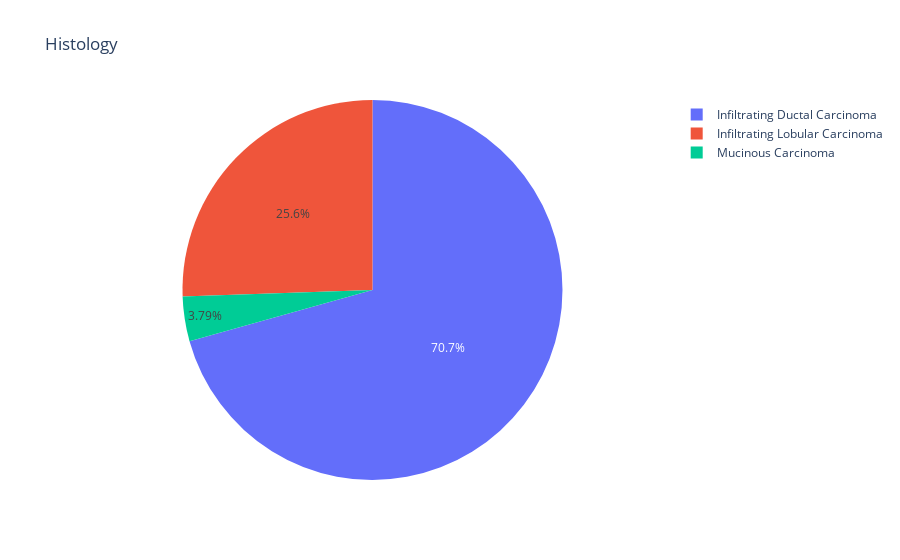

Write notebook code for a chart like this one.
### Markdown cell above
### Check the histology of the cancer cells

### Code cell
histology = df['Histology'].value_counts()

figure = px.pie(values=histology.values, names=histology.index, title='Histology')

figure.show()
histology

### Figure 1 — Plotly figure (JSON) as saved in the notebook; plotly's stock layout.template omitted (floating-point values rounded to 4 significant figures)
{"data": [{"domain": {"x": [0, 1], "y": [0, 1]}, "hovertemplate": "label=%{label}<br>value=%{value}<extra></extra>", "labels": ["Infiltrating Ductal Carcinoma", "Infiltrating Lobular Carcinoma", "Mucinous Carcinoma"], "legendgroup": "", "name": "", "showlegend": true, "type": "pie", "values": [224, 81, 12]}], "layout": {"legend": {"tracegroupgap": 0}, "title": {"text": "Histology"}}}
